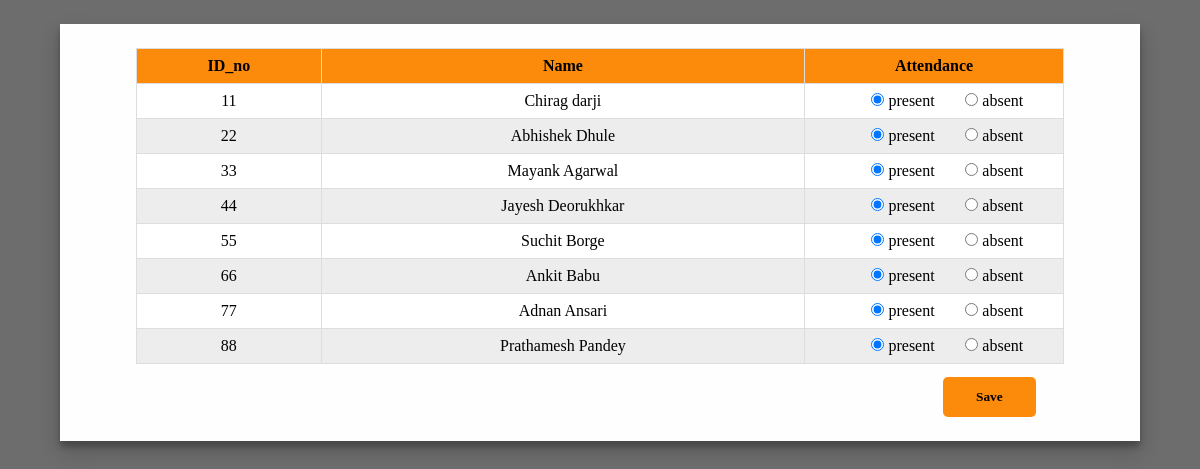
Page /std_attend/1/ on the committed database.
### student1/models.py (models this page shows)
class Students_profile_model(models.Model):
    std_id = models.DecimalField(max_digits=10,decimal_places=0,unique=True)
    std_name = models.CharField(max_length=30)
    std_password=models.CharField(max_length=10,blank=True)
    std_year=models.CharField(max_length=20)
    std_branch=models.CharField( max_length=50)
    std_dob=models.DateField(null=True)
    std_phone_no=models.DecimalField(decimal_places=0, max_digits=10)
    std_parent_phone_no=models.DecimalField(decimal_places=0, max_digits=10)
    std_fathers_name=models.CharField( max_length=50)
    std_mothers_name=models.CharField( max_length=50)
    std_email=models.EmailField( max_length=250)
    std_parent_email=models.EmailField( max_length=250)
    s1_tt1=models.DecimalField(max_digits=2,decimal_places=0,default=0)
    s1_tt2=models.DecimalField(max_digits=2,decimal_places=0,default=0)
    s1_sem1=models.DecimalField(max_digits=2,decimal_places=0,default=0)
    s2_tt1=models.DecimalField(max_digits=2,decimal_places=0,default=0)
    s2_tt2=models.DecimalField(max_digits=2,decimal_places=0,default=0)
    s2_sem1=models.DecimalField(max_digits=2,decimal_places=0,default=0)
    s3_tt1=models.DecimalField(max_digits=2,decimal_places=0,default=0)
    s3_tt2=models.DecimalField(max_digits=2,decimal_places=0,default=0)
    s3_sem1=models.DecimalField(max_digits=2,decimal_places=0,default=0)
    s4_tt1=models.DecimalField(max_digits=2,decimal_places=0,default=0)
    s4_tt2=models.DecimalField(max_digits=2,decimal_places=0,default=0)
    s4_sem1=models.DecimalField(max_digits=2,decimal_places=0,default=0)
    s5_tt1=models.DecimalField(max_digits=2,decimal_places=0,default=0)
    s5_tt2=models.DecimalField(max_digits=2,decimal_places=0,default=0)
    s5_sem1=models.DecimalField(max_digits=2,decimal_places=0,default=0)
    s6_tt1=models.DecimalField(max_digits=2,decimal_places=0,default=0)
    s6_tt2=models.DecimalField(max_digits=2,decimal_places=0,default=0)
    s6_sem1=models.DecimalField(max_digits=2,decimal_places=0,default=0)
    def __str__(self):
        return self.std_name

### faculty/views.py (the view, shortened to what this page needs)
# urls.py: path('std_attend/<fac_id>/',faculty_student_attendance,name='std_attend'),
def faculty_student_attendance(request,fac_id):
    def getvalues(dict):
        list = []
        for key in dict.values():
            list.append(key)
        return list[1:]
    def to_int(l):
        list =[]
        for i in l:
            list.append(int(i))
        return list
    std_obj=Students_profile_model.objects.all()
    print(std_obj)
    form=Std_attendance_form()
    context={
        'std_object':std_obj
    }
    context={
        'std_object':std_obj,
        'form':form
    }
    return render(request,'faculty/std_attendance_display.html',context)

### student1/forms.py
class Std_attendance_form(forms.Form):
    is_present=forms.ChoiceField(choices=CHOICES, widget=forms.RadioSelect())

### faculty/template/faculty/std_attendance_display.html (shortened to what this page needs)
{% load static %}
<!DOCTYPE html>
<html lang="en">
<head>
    <link rel="stylesheet" href="{% static 'faculty/attendance.css' %}">
</head>
<body>
    <main>
        <section>
        <form class="attendance" action="" method="POST"> {% csrf_token %}
        <table class="attendance-table">
        <tr><th>ID_no</th><th>Name</th><th>Attendance</th></tr>
        {% for stud in std_object %}
        <tr><td>{{stud.std_id}}</td><td>{{stud.std_name}}</td><td>
            <label for="id_is_present_0"><input type="radio" name="{{stud.std_id}}" value="1" checked>
         present</label>
            <label for="id_is_present_1"><input type="radio" name="{{stud.std_id}}" value="0" required >
         absent</label>
        </td></tr>
        {% endfor %}
    </table>
    <input type="submit" value="Save">
</form>
</section>
</main>
</body>
</html>

### faculty/static/faculty/attendance.css (style rules this page uses)
* { padding:0; margin:0; box-sizing:border-box; }
body { background:#6d6d6d; height:100vh; }
section { width:90%; height:fit-content; margin:1.5em auto; padding:1.5em; font-family:poppins; box-shadow: 0 10px 20px rgba(0,0,0,0.19), 0 6px 6px rgba(0,0,0,0.23); background-color:#fefefe; }
.attendance { display:flex; flex-direction: column; justify-content: space-between; }
.attendance-table { border-collapse:collapse; width:90%; margin: 0 auto; }
th { background-color:#fd8b0b; color:black; }
th,td { border: 1px solid #ddd; padding: 8px; text-align: center; }
th:first-of-type,td:first-of-type { width:20%; }
th:last-of-type,td:last-of-type { width:28%; }
tr:nth-child(even) { background:white; transition:.1s; }
tr:nth-child(odd) { background:#ededed; transition:.1s; }
input[type=radio] { margin-left:2em; }
input[type=submit],input[type=button] { width:7em; font-weight:bold; height:3em; font-family:poppins; border:0; outline:none; margin-top:1em; margin-right:6em; padding:.6em 1em; border-radius: 5px; cursor: pointer; align-self: flex-end; }
input[type=submit] { background:#fd8b0b; }

### rows in the picture
Students_profile_model: std_id "11", std_name "Chirag darji"
Students_profile_model: std_id "22", std_name "Abhishek Dhule"
Students_profile_model: std_id "33", std_name "Mayank Agarwal"
Students_profile_model: std_id "44", std_name "Jayesh Deorukhkar"
Students_profile_model: std_id "55", std_name "Suchit Borge"
Students_profile_model: std_id "66", std_name "Ankit Babu"
Students_profile_model: std_id "77", std_name "Adnan Ansari"
Students_profile_model: std_id "88", std_name "Prathamesh Pandey"
